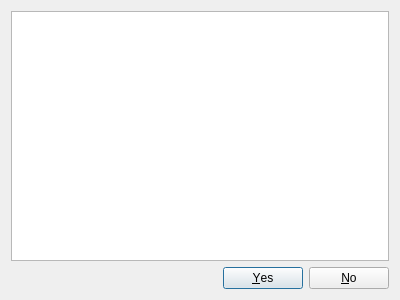
<?xml version="1.0" encoding="UTF-8"?>
<ui version="4.0">
 <class>ModInstallDialog</class>
 <widget class="QDialog" name="ModInstallDialog">
  <property name="geometry">
   <rect>
    <x>0</x>
    <y>0</y>
    <width>400</width>
    <height>300</height>
   </rect>
  </property>
  <property name="windowTitle">
   <string>Dialog</string>
  </property>
  <layout class="QVBoxLayout" name="verticalLayout">
   <item>
    <widget class="QTextBrowser" name="tBrowser_ModDetails"/>
   </item>
   <item>
    <widget class="QDialogButtonBox" name="bBox_Install">
     <property name="orientation">
      <enum>Qt::Horizontal</enum>
     </property>
     <property name="standardButtons">
      <set>QDialogButtonBox::No|QDialogButtonBox::Yes</set>
     </property>
     <property name="centerButtons">
      <bool>false</bool>
     </property>
    </widget>
   </item>
  </layout>
 </widget>
 <resources/>
 <connections>
  <connection>
   <sender>bBox_Install</sender>
   <signal>accepted()</signal>
   <receiver>ModInstallDialog</receiver>
   <slot>accept()</slot>
   <hints>
    <hint type="sourcelabel">
     <x>248</x>
     <y>254</y>
    </hint>
    <hint type="destinationlabel">
     <x>157</x>
     <y>274</y>
    </hint>
   </hints>
  </connection>
  <connection>
   <sender>bBox_Install</sender>
   <signal>rejected()</signal>
   <receiver>ModInstallDialog</receiver>
   <slot>reject()</slot>
   <hints>
    <hint type="sourcelabel">
     <x>316</x>
     <y>260</y>
    </hint>
    <hint type="destinationlabel">
     <x>286</x>
     <y>274</y>
    </hint>
   </hints>
  </connection>
 </connections>
</ui>
